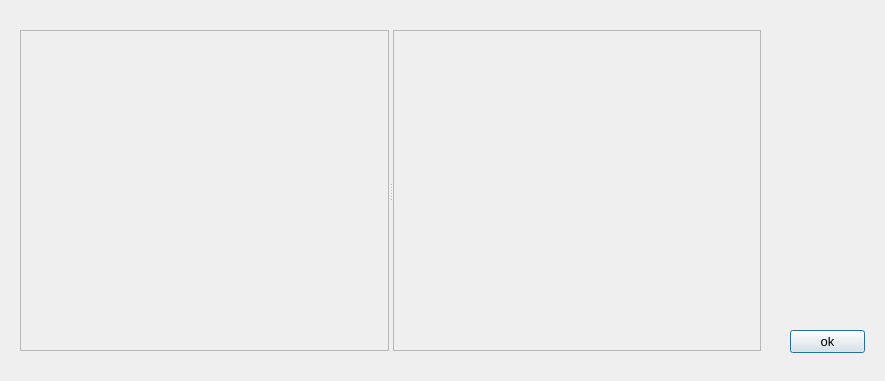
<?xml version="1.0" encoding="UTF-8"?>
<ui version="4.0">
 <class>CalibrationResults</class>
 <widget class="QDialog" name="CalibrationResults">
  <property name="geometry">
   <rect>
    <x>0</x>
    <y>0</y>
    <width>885</width>
    <height>381</height>
   </rect>
  </property>
  <property name="windowTitle">
   <string>Dialog</string>
  </property>
  <widget class="QSplitter" name="splitter">
   <property name="geometry">
    <rect>
     <x>20</x>
     <y>30</y>
     <width>741</width>
     <height>321</height>
    </rect>
   </property>
   <property name="orientation">
    <enum>Qt::Horizontal</enum>
   </property>
   <widget class="PlotFrame" name="_leftPlot">
    <property name="frameShape">
     <enum>QFrame::StyledPanel</enum>
    </property>
    <property name="frameShadow">
     <enum>QFrame::Raised</enum>
    </property>
   </widget>
   <widget class="PlotFrame" name="_rightPlot">
    <property name="frameShape">
     <enum>QFrame::StyledPanel</enum>
    </property>
    <property name="frameShadow">
     <enum>QFrame::Raised</enum>
    </property>
   </widget>
  </widget>
  <widget class="QPushButton" name="okButton">
   <property name="geometry">
    <rect>
     <x>790</x>
     <y>330</y>
     <width>75</width>
     <height>23</height>
    </rect>
   </property>
   <property name="font">
    <font>
     <pointsize>10</pointsize>
    </font>
   </property>
   <property name="text">
    <string>ok</string>
   </property>
  </widget>
 </widget>
 <customwidgets>
  <customwidget>
   <class>PlotFrame</class>
   <extends>QFrame</extends>
   <header>plotframe.h</header>
   <container>1</container>
  </customwidget>
 </customwidgets>
 <resources/>
 <connections>
  <connection>
   <sender>okButton</sender>
   <signal>clicked()</signal>
   <receiver>CalibrationResults</receiver>
   <slot>accept()</slot>
   <hints>
    <hint type="sourcelabel">
     <x>825</x>
     <y>332</y>
    </hint>
    <hint type="destinationlabel">
     <x>978</x>
     <y>348</y>
    </hint>
   </hints>
  </connection>
 </connections>
</ui>
